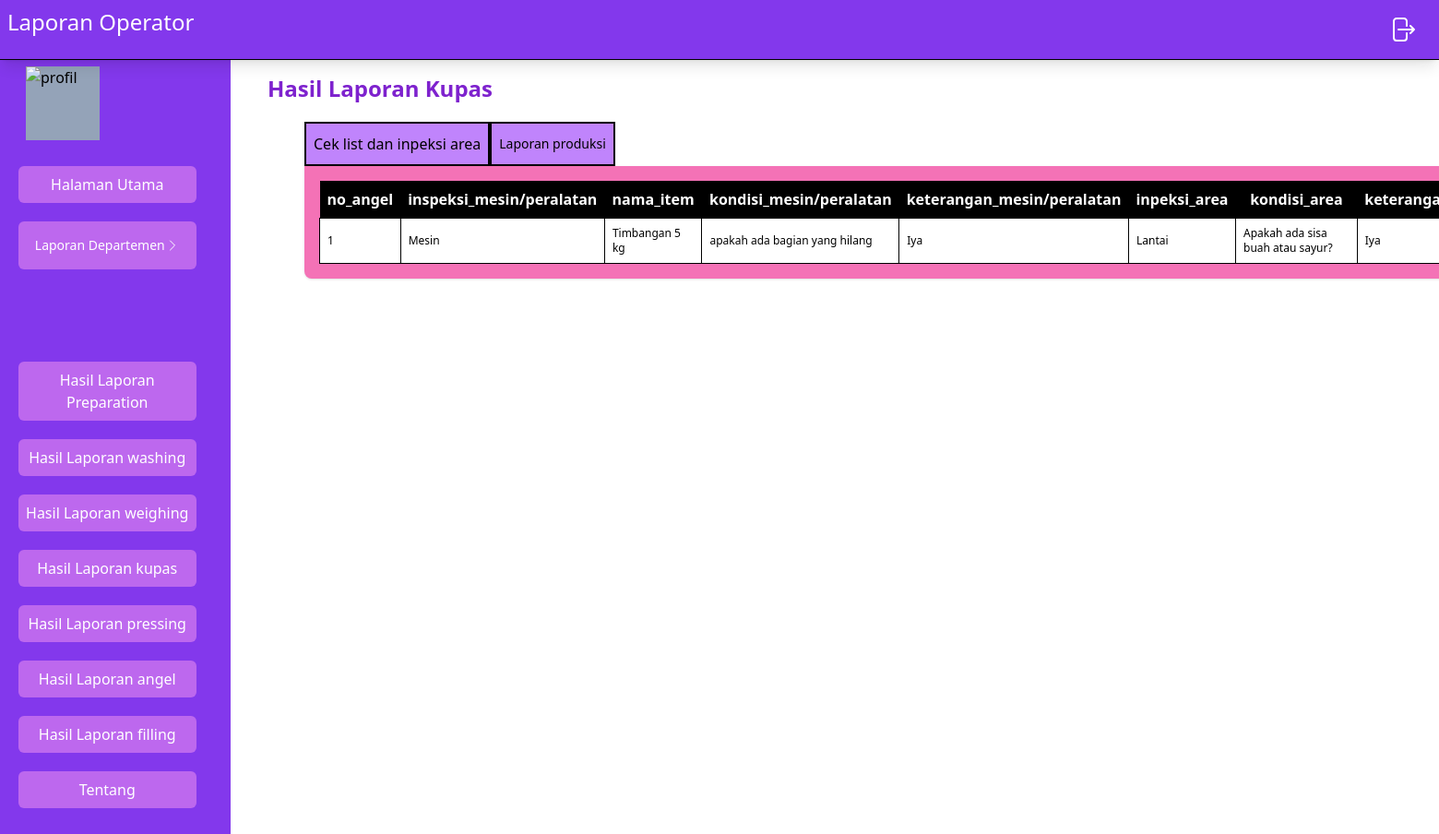
The page /src/Operator/laporanAngel.php on the database its author committed.
### tables this page shows
CREATE TABLE `form_angel_inspeksi_area` (
  `no_angel` int NOT NULL,
  `inspeksi_mesin/peralatan` set('Mesin','Peralatan Produksi') NOT NULL,
  `nama_item` set('Timbangan 5 kg','AJ.A','AJ.B','AG.A','AG.B','Container 120L','Container 50L','Jar 29L','Jar 5L','Pusher angel','Krat') NOT NULL,
  `kondisi_mesin/peralatan` set('Apakah tercium bau cleaner atau chemical?','Apakah part berfungsi dengan baik?','Apakah ada bagian berjamur?','Apakah ada bagian berkarat?','Apakah ada bagian yang kendor?','Apakah ada bagian pecah/sobek/bocor/patah?','apakah ada bagian yang hilang') NOT NULL,
  `keterangan_mesin/peralatan` enum('Iya','Tidak') NOT NULL,
  `inpeksi_area` set('Lantai','Dinding','Plafond','Pintu','Plastic Curtain','Gutter') NOT NULL,
  `kondisi_area` set('Apakah area bersih?','Apakah ada area yang terkelupas?','Apakah ada area yang retak?','Apakah ada area yang berjamur?','Apakah ada sisa buah atau sayur?') NOT NULL,
  `keterangan_area` enum('Iya','Tidak') NOT NULL,
  `inspeksi_alat_cleaning` set('Alat pel','Tarikan air','Kuraray','Sikat','Sikat gagang','Sponges') NOT NULL,
  `kondisi_alat_cleaning` set('Apakah alat bersih?','Apakah alat berfungsi normal?','Apakah alat ada identitas?','Apakah alat bebas dari jamur?') NOT NULL,
  `keterangan_alat_cleaning` enum('Iya','Tidak') NOT NULL,
  `tanggal` date NOT NULL
);

### src/Operator/laporanAngel.php (the view, shortened to what this page needs)
<?php
include("navbar.php");
include("../koneksi.php");
$getDataCekList = mysqli_query($con ,"SELECT * FROM `form_angel_inspeksi_area` ");
?>
<!DOCTYPE html>
<html lang="en">
<head>
  <link rel="stylesheet" href="../../dist/output.css" />
</head>
<body>
  <div>
    <div class="flex">
      <?php
      require "sidebar.php";
      ?>
      <div class="mainPage container mt-20 w-1/2 ml-20 ">
        <h1 class="text-2xl -ml-10 mb-5 text-purple-700 font-bold">
          Hasil Laporan Kupas
        </h1>
        <div class="maincontainer lg:w-[1000px] lg:h-[400px] container h-[300px] w-[600px]">
          <div class="inline">
            <ul class="flex">
              <li
                class="btnProfil bg-purple-400 hover:bg-purple-600 h-12 w-fit p-2 text-md border-2 border-black text-center items-center flex justify-center cursor-pointer">
                Cek list dan inpeksi area
              </li>
              <li
                class="btnUbah bg-purple-400 hover:bg-purple-600  h-12 w-fit p-2 text-md border-2 border-black text-center items-center text-sm flex justify-center cursor-pointer">
                Laporan produksi
              </li>
            </ul>
          </div>
          <div class="bg-pink-400 shadow w-fit rounded-b-lg  flex  justify-center p-2">
          <section class="cekList">
              <div class=" items-center justify-evenly m-2 gap-4 w-full">
                <table>
                    <tr class="bg-black text-white p-2">
                        <th class="p-2">no_angel</th>
                        <th class="p-2">inspeksi_mesin/peralatan</th>
                        <th class="p-2">nama_item </th>
                        <th class="p-2">kondisi_mesin/peralatan</th>
                        <th class="p-2">keterangan_mesin/peralatan</th>
                        <th class="p-2">inpeksi_area</th>
                        <th class="p-2">kondisi_area </th>
                        <th class="p-2">keterangan_area </th>
                    </tr>
                    <?php
                    $no = 1;
                    while ($data = mysqli_fetch_array($getDataCekList)) {
                        ?>
                        <tr class="text-xs bg-white border  ">
                            <td class=" p-2 border border-black ">
                                <?php echo $no; ?>
                            </td>
                            <td class=" p-2 border border-black ">
                                <?php echo $data['inspeksi_mesin/peralatan']; ?>
                            </td>
                            <td class=" p-2 border border-black ">
                                <?php echo $data['nama_item']; ?>
                            </td>
                            <td class=" p-2 border border-black ">
                                <?php echo $data['kondisi_mesin/peralatan']; ?>
                            </td>
                            <td class=" p-2 border border-black ">
                                <?php echo $data['keterangan_mesin/peralatan']; ?>
                            </td>
                            <td class=" p-2 border border-black ">
                                <?php echo $data['inpeksi_area']; ?>
                            </td>
                            <td class=" p-2 border border-black ">
                                <?php echo $data['kondisi_area']; ?>
                            </td>
                            <td class=" p-2 border border-black ">
                                <?php echo $data['keterangan_area']; ?>
                            </td>
                        </tr>
                        <?php
                        $no++;
                    }
                    ?>
                </table>
              </div>
            </section>
          </div>
        </div>
      </div>
    </div>
  </div>
</body>
</html>

### rows shown on the page
form_angel_inspeksi_area: value "Mesin", nama_item "Timbangan 5 kg", value "apakah ada bagian yang hilang", value "Iya", inpeksi_area "Lantai", kondisi_area "Apakah ada sisa buah atau sayur?", keterangan_area "Iya"
